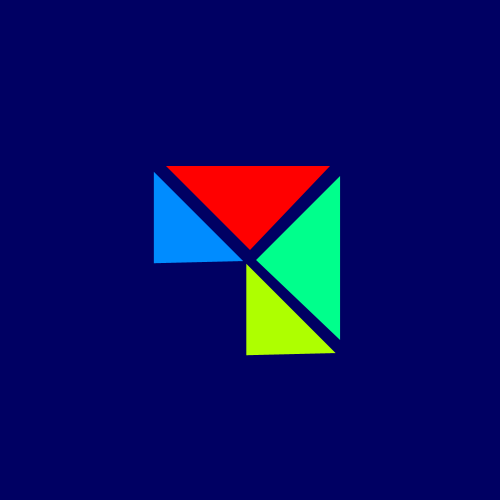
Frame 1 (no input)
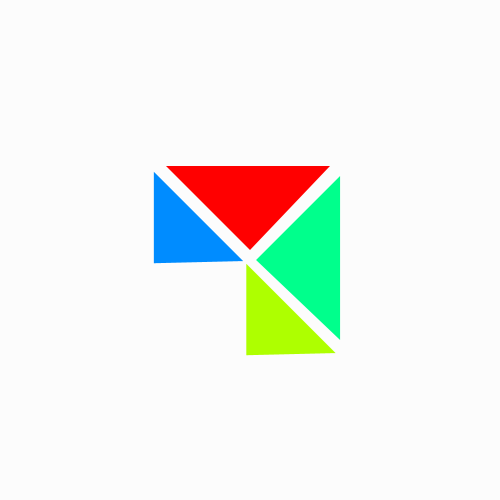
Frame 60 (the mouse pressed at the canvas centre just before this capture)
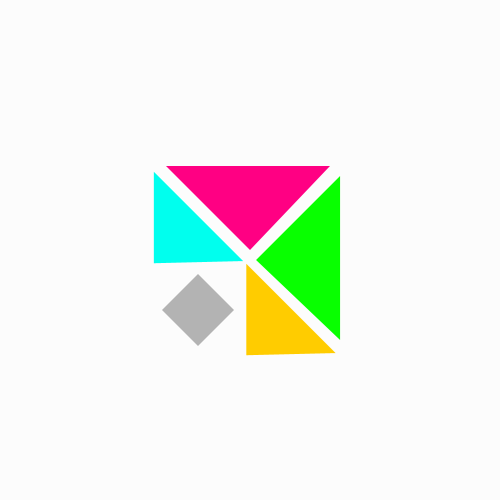
Frame 120 (the mouse held since frame 60 and released just before this capture)

The Processing sketch that drew these frames (run headless with seeded random() and noise(); from frame 60 on, the mouse is pressed at the canvas centre):

// Processing sketch: processing_95199
// ── processing_95199.pde

void setup()
{
  size(500,500);
  smooth();
}
 
void draw()
{
background(0,0,99);
colorMode(HSB,360,100,100);

  //triangle en bas à droite
pushMatrix();
fill(360-mouseY/8,100,100);
noStroke();
//strokeJoin(MITER);
//strokeWeight(2);
triangle(height/2, width/2,width/3,height/3,330,width/3);
popMatrix();
 
//triangle en haut au milieu
pushMatrix();
fill(153-mouseX/7,100,100);
//strokeWeight(2);
//strokeJoin(MITER);
translate(width/0.988, height/50);
rotate(PI/2);
triangle(height/2, width/2,width/3,height/3,330,width/3);
popMatrix();
 
//triangle en haut à gauche
pushMatrix();
fill(207-mouseX/8,100,100);
//strokeWeight(2);
//strokeJoin(MITER);
translate(height/3.25, width/-55);
rotate(PI/4);
scale(0.77);
triangle(height/2, width/2,width/3,height/3,330,width/3);
popMatrix();
 
//triangle en bas au milieu
pushMatrix();
fill(79-mouseX/8,100,100);
//strokeWeight(2);
//strokeJoin(MITER);
translate(height/2.03, width/6);
rotate(PI/4);
scale(0.77);
triangle(height/2, width/2,width/3,height/3,330,width/3);
popMatrix();
 
//le losange là.
pushMatrix();
//strokeWeight(30);
//strokeJoin(MITER);
fill(mouseX,mouseY);
translate(90,118);
scale(0.8);
quad(135,195,180,240,135,285,90,240);
popMatrix();
 
 
}
